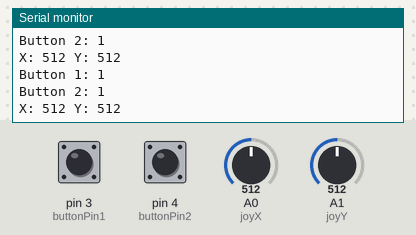
Bench run of a sketch on a simulated Arduino Uno, built with avr-gcc and run on an emulated ATmega328P. Shown: the last lines printed to the serial monitor. Inputs (shaded band) come from the test bench; at power-on: A0 (joyX) = 512, A1 (joyY) = 512, pin 3 (buttonPin1) HIGH, pin 4 (buttonPin2) HIGH.

Above: at 1.3 s.
1.4 s: A0 (joyX) set to 716
At 1.82 s:
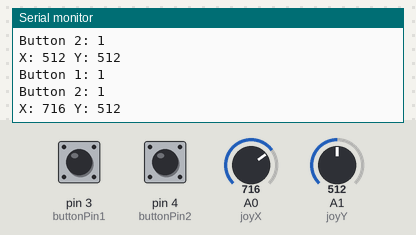
2.9 s: A1 (joyY) set to 716
At 3.32 s:
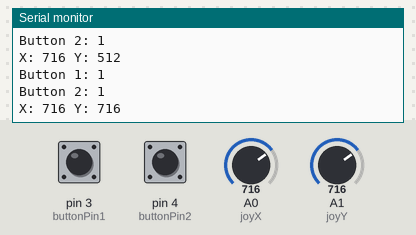
4.4 s: pin 3 (buttonPin1) pulled LOW for 0.6 s
6.5 s: pin 4 (buttonPin2) pulled LOW for 0.6 s
8.6 s: A0 (joyX) set to 900
At 9.34 s:
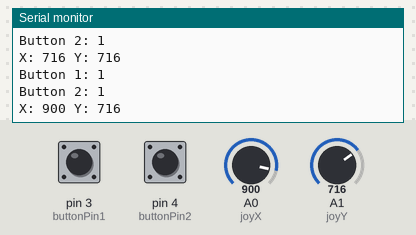
10.1 s: A1 (joyY) set to 900
At 10.84 s:
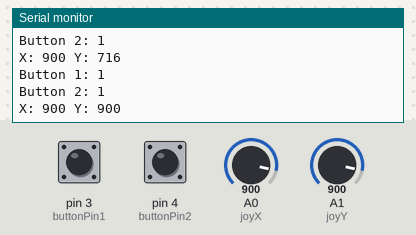
Timing chart, 0 to 12.6 s (numbered marks = the images above; inputs shaded):
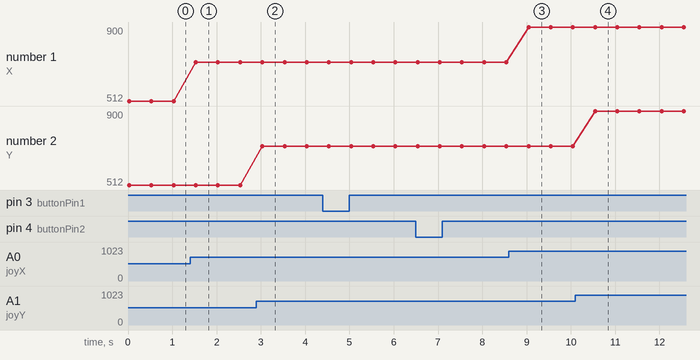

Measured:
- after the input at 1.4 s, the serial monitor: prints a new line after 0.13 s (image 1)
- after the input at 2.9 s, the serial monitor: prints a new line after 0.13 s (image 2)
- after the input at 8.6 s, the serial monitor: prints a new line after 0.44 s (image 3)
- after the input at 10.1 s, the serial monitor: prints a new line after 0.45 s (image 4)
- plotted number 1: 512 → 716 after the input at 1.4 s, 716 → 900 after the input at 8.6 s

The sketch:

Button_Test.ino
```cpp
int buttonPin1 = 3;
int buttonPin2 = 4;
int joyX = 14;
int joyY = 15;

void setup() {
  pinMode(buttonPin1,INPUT);
  pinMode(buttonPin2,INPUT);
  pinMode(joyX,INPUT);
  pinMode(joyY,INPUT);
  digitalWrite(buttonPin1,HIGH);
  digitalWrite(buttonPin2,HIGH);
//  analogWrite(joyX,HIGH);
//  analogWrite(joyY,HIGH);
  Serial.begin(9600);
}

void loop() {
  Serial.print("Button 1: ");
  Serial.println(digitalRead(buttonPin1));
  Serial.print("Button 2: ");
  Serial.println(digitalRead(buttonPin2));
  Serial.print("X: ");
  Serial.print(analogRead(joyX));
  Serial.print(" Y: ");
  Serial.println(analogRead(joyY));
  delay(500);
}
```
